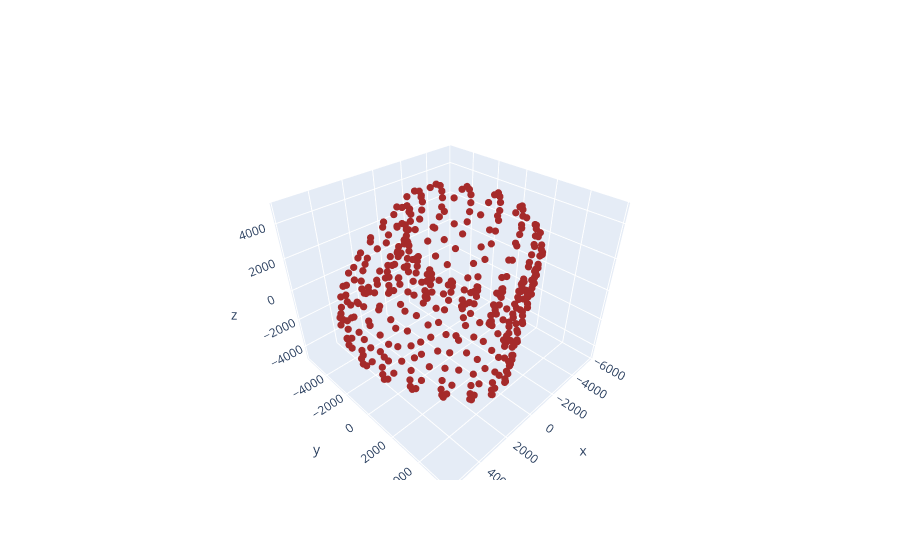

Here is the notebook cell this chart was saved with:
### Code cell
fig = go.Figure(data=[go.Scatter3d(
    x=X_pca[:,0], y=X_pca[:,1], z=X_pca[:,2], 
    mode ='markers', 
    marker=dict(size = 2.5, color = 'brown')
)] , layout = go.Layout(scene = dict(aspectmode= 'data')))

fig.show()

### Figure 1 — Plotly figure (JSON) as saved in the notebook; plotly's stock layout.template omitted (floating-point values rounded to 4 significant figures; data arrays with more than 128 entries replaced by an {"elided": "..."} marker saying what was removed)
{"data": [{"marker": {"color": "brown", "size": 2.5}, "mode": "markers", "type": "scatter3d", "x": {"elided": "398 float values"}, "y": {"elided": "398 float values"}, "z": {"elided": "398 float values"}}], "layout": {"scene": {"aspectmode": "data"}}}
